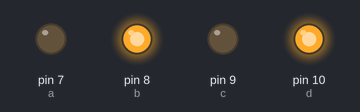
Simulated run of this sketch. Board: Arduino Uno, built with avr-gcc and run on an emulated ATmega328P. On the bench: output pins drawn as LEDs (lit = HIGH).

Above: at 0.2 s.
At 1.7 s:
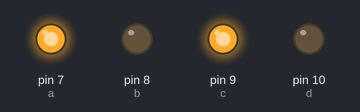
Timing chart, 0 to 3.0 s (numbered marks = the images above):
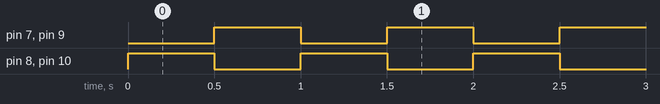

The sketch:

flipflop.ino
```cpp
 int a=7,b=8,c=9,d=10;
void setup() {
   pinMode(a, OUTPUT);
   pinMode(b, OUTPUT);
   pinMode(c, OUTPUT);
   pinMode(d, OUTPUT);
}

void loop() {
   digitalWrite(a, LOW);
   digitalWrite(c, LOW);
   digitalWrite(b, HIGH);
   digitalWrite(d, HIGH);
   delay(500);
   digitalWrite(b, LOW);
   digitalWrite(d, LOW);
   digitalWrite(a, HIGH);
   digitalWrite(c, HIGH);
   delay(500);
}
```

Measured:
- by itself, pin 7 (a), pin 8 (b), pin 9 (c), pin 10 (d): alternates HIGH for 0.50 s and LOW for 0.50 s
